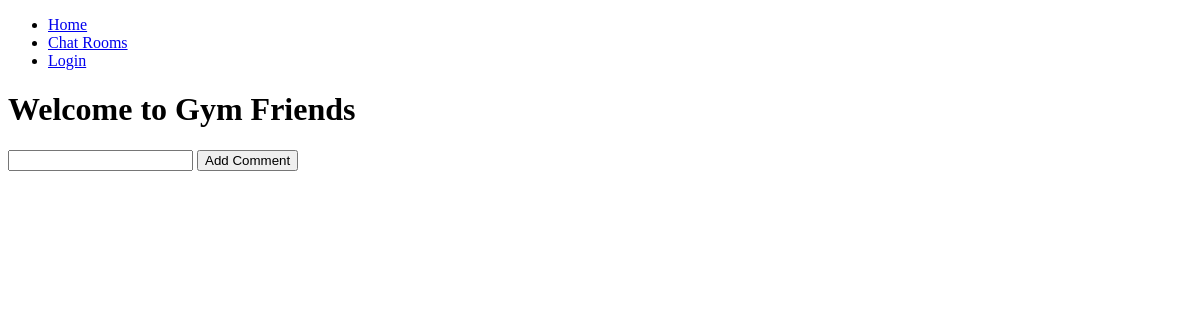
The page /3/chat_room_detail on the database as committed earlier.
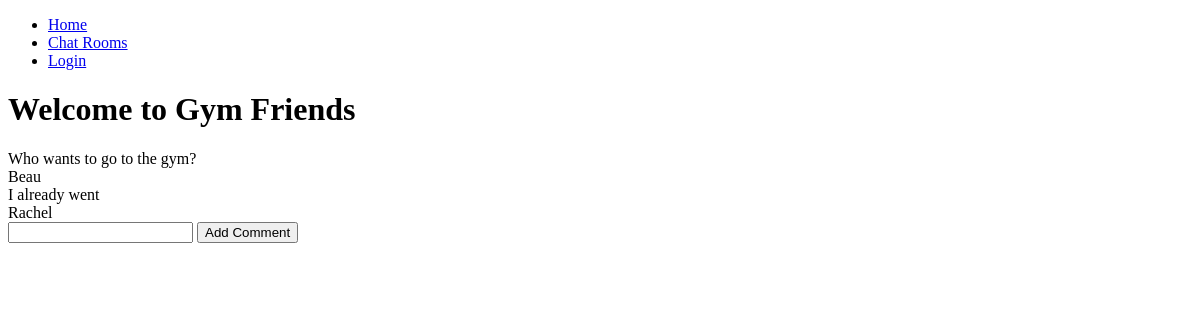
The same page on the database as committed later.
### chat_app/models.py (models this page shows, shortened)
class Message(models.Model):
    text = models.CharField(max_length=255, null=True)
    user = models.ForeignKey(User, on_delete=models.CASCADE, null=True)
    room = models.ForeignKey(Room, on_delete=models.CASCADE, null=True)

### chat_app/views.py (the view)
# urls.py: path('<int:pk>/chat_room_detail', views.DetailView.as_view(), name='chat_detail'),
class DetailView(generic.DetailView):
    model = Room
    template_name = 'chat_app/chat_room_detail.html'
    fields = ['name']

### chat_app/templates/chat_app/chat_room_detail.html
{% extends 'chat_app/base.html' %}
{% block content %}
<h1>Welcome to {{room.name}}</h1>
{% for message in object.message_set.all %}
  <div>{{message.text}}</div>
  <div>{{message.user}}</div>
{% endfor %}
<form action="{% url 'chat_app:message_create' room.id %}" method='post' ">{% csrf_token %}
  <input type="text" name='text'>
  <button>Add Comment</button>
</form>
{% endblock content %}

Rows that differ between the two databases and show on the page:
added Message: text "Who wants to go to the gym?", user "Beau"
added Message: text "I already went", user "Rachel"
